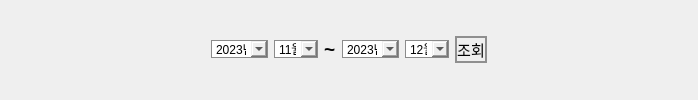
     <widget class="QWidget" name="page_4">
      <layout class="QVBoxLayout" name="verticalLayout_3">
       <item>
        <layout class="QHBoxLayout" name="horizontalLayout_3" stretch="5,3,1,5,3,3">
         <property name="leftMargin">
          <number>200</number>
         </property>
         <property name="rightMargin">
          <number>200</number>
         </property>
         <item>
          <widget class="QComboBox" name="yearIndex1">
           <property name="styleSheet">
            <string notr="true">border: 1.2px solid;
border-color: rgb(139, 139, 139);</string>
           </property>
           <item>
            <property name="text">
             <string>2023년</string>
            </property>
           </item>
          </widget>
         </item>
         <item>
          <widget class="QComboBox" name="monthIndex1">
           <property name="styleSheet">
            <string notr="true">border: 1.2px solid;
border-color: rgb(139, 139, 139);</string>
           </property>
           <property name="currentIndex">
            <number>10</number>
           </property>
           <item>
            <property name="text">
             <string>1월</string>
            </property>
           </item>
           <item>
            <property name="text">
             <string>2월</string>
            </property>
           </item>
           <item>
            <property name="text">
             <string>3월</string>
            </property>
           </item>
           <item>
            <property name="text">
             <string>4월</string>
            </property>
           </item>
           <item>
            <property name="text">
             <string>5월</string>
            </property>
           </item>
           <item>
            <property name="text">
             <string>6월</string>
            </property>
           </item>
           <item>
            <property name="text">
             <string>7월</string>
            </property>
           </item>
           <item>
            <property name="text">
             <string>8월</string>
            </property>
           </item>
           <item>
            <property name="text">
             <string>9월</string>
            </property>
           </item>
           <item>
            <property name="text">
             <string>10월</string>
            </property>
           </item>
           <item>
            <property name="text">
             <string>11월</string>
            </property>
           </item>
           <item>
            <property name="text">
             <string>12월</string>
            </property>
           </item>
          </widget>
         </item>
         <item>
          <widget class="QLabel" name="label_24">
           <property name="font">
            <font>
             <pointsize>14</pointsize>
             <bold>true</bold>
            </font>
           </property>
           <property name="styleSheet">
            <string notr="true">border:0px;</string>
           </property>
           <property name="text">
            <string>~</string>
           </property>
          </widget>
         </item>
         <item>
          <widget class="QComboBox" name="yearIndex2">
           <property name="styleSheet">
            <string notr="true">border: 1.2px solid;
border-color: rgb(139, 139, 139);</string>
           </property>
           <item>
            <property name="text">
             <string>2023년</string>
            </property>
           </item>
          </widget>
         </item>
         <item>
          <widget class="QComboBox" name="monthIndex2">
           <property name="styleSheet">
            <string notr="true">border: 1.2px solid;
border-color: rgb(139, 139, 139);</string>
           </property>
           <property name="currentIndex">
            <number>11</number>
           </property>
           <item>
            <property name="text">
             <string>1월</string>
            </property>
           </item>
           <item>
            <property name="text">
             <string>2월</string>
            </property>
           </item>
           <item>
            <property name="text">
             <string>3월</string>
            </property>
           </item>
           <item>
            <property name="text">
             <string>4월</string>
            </property>
           </item>
           <item>
            <property name="text">
             <string>5월</string>
            </property>
           </item>
           <item>
            <property name="text">
             <string>6월</string>
            </property>
           </item>
           <item>
            <property name="text">
             <string>7월</string>
            </property>
           </item>
           <item>
            <property name="text">
             <string>8월</string>
            </property>
           </item>
           <item>
            <property name="text">
             <string>9월</string>
            </property>
           </item>
           <item>
            <property name="text">
             <string>10월</string>
            </property>
           </item>
           <item>
            <property name="text">
             <string>11월</string>
            </property>
           </item>
           <item>
            <property name="text">
             <string>12월</string>
            </property>
           </item>
          </widget>
         </item>
         <item>
          <widget class="QPushButton" name="searchButtion">
           <property name="font">
            <font>
             <pointsize>11</pointsize>
            </font>
           </property>
           <property name="styleSheet">
            <string notr="true">border:2px solid;
border-color: rgb(143, 143, 143);
</string>
           </property>
           <property name="text">
            <string>조회</string>
           </property>
          </widget>
         </item>
        </layout>
       </item>
      </layout>
     </widget>
